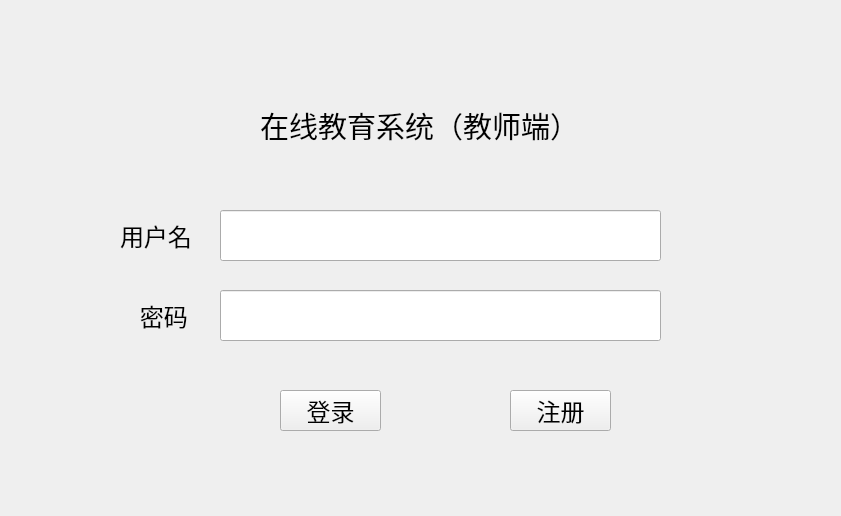
<?xml version="1.0" encoding="UTF-8"?>
<ui version="4.0">
 <class>MainWindow</class>
 <widget class="QMainWindow" name="MainWindow">
  <property name="geometry">
   <rect>
    <x>0</x>
    <y>0</y>
    <width>841</width>
    <height>516</height>
   </rect>
  </property>
  <property name="minimumSize">
   <size>
    <width>841</width>
    <height>516</height>
   </size>
  </property>
  <property name="maximumSize">
   <size>
    <width>841</width>
    <height>516</height>
   </size>
  </property>
  <property name="windowTitle">
   <string>MainWindow</string>
  </property>
  <widget class="QWidget" name="centralwidget">
   <widget class="QLabel" name="label">
    <property name="geometry">
     <rect>
      <x>260</x>
      <y>70</y>
      <width>421</width>
      <height>111</height>
     </rect>
    </property>
    <property name="font">
     <font>
      <family>Arial</family>
      <pointsize>22</pointsize>
     </font>
    </property>
    <property name="text">
     <string>在线教育系统（教师端）</string>
    </property>
   </widget>
   <widget class="QLabel" name="label_2">
    <property name="geometry">
     <rect>
      <x>120</x>
      <y>210</y>
      <width>91</width>
      <height>51</height>
     </rect>
    </property>
    <property name="font">
     <font>
      <family>Arial</family>
      <pointsize>18</pointsize>
     </font>
    </property>
    <property name="text">
     <string>用户名</string>
    </property>
   </widget>
   <widget class="QLabel" name="label_3">
    <property name="geometry">
     <rect>
      <x>120</x>
      <y>290</y>
      <width>91</width>
      <height>51</height>
     </rect>
    </property>
    <property name="font">
     <font>
      <family>Arial</family>
      <pointsize>18</pointsize>
     </font>
    </property>
    <property name="text">
     <string>   密码</string>
    </property>
   </widget>
   <widget class="QPushButton" name="pushButton">
    <property name="geometry">
     <rect>
      <x>280</x>
      <y>390</y>
      <width>101</width>
      <height>41</height>
     </rect>
    </property>
    <property name="font">
     <font>
      <family>Arial</family>
      <pointsize>18</pointsize>
     </font>
    </property>
    <property name="text">
     <string>登录</string>
    </property>
   </widget>
   <widget class="QPushButton" name="pushButton_2">
    <property name="geometry">
     <rect>
      <x>510</x>
      <y>390</y>
      <width>101</width>
      <height>41</height>
     </rect>
    </property>
    <property name="font">
     <font>
      <family>Arial</family>
      <pointsize>18</pointsize>
     </font>
    </property>
    <property name="text">
     <string>注册</string>
    </property>
   </widget>
   <widget class="QLineEdit" name="lineEdit">
    <property name="geometry">
     <rect>
      <x>220</x>
      <y>210</y>
      <width>441</width>
      <height>51</height>
     </rect>
    </property>
    <property name="font">
     <font>
      <family>Arial</family>
      <pointsize>18</pointsize>
     </font>
    </property>
   </widget>
   <widget class="QLineEdit" name="lineEdit_2">
    <property name="geometry">
     <rect>
      <x>220</x>
      <y>290</y>
      <width>441</width>
      <height>51</height>
     </rect>
    </property>
    <property name="font">
     <font>
      <family>Arial</family>
      <pointsize>18</pointsize>
     </font>
    </property>
    <property name="text">
     <string/>
    </property>
    <property name="echoMode">
     <enum>QLineEdit::Password</enum>
    </property>
   </widget>
  </widget>
 </widget>
 <resources/>
 <connections/>
</ui>
